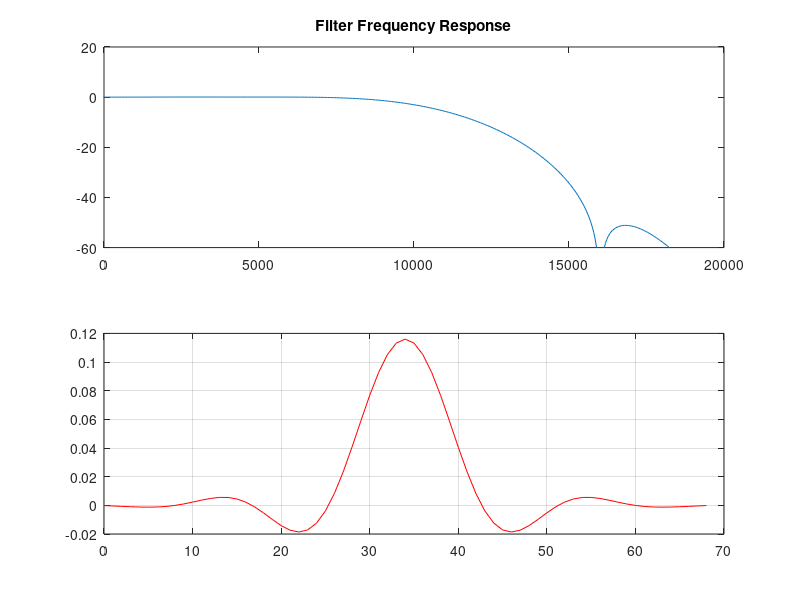
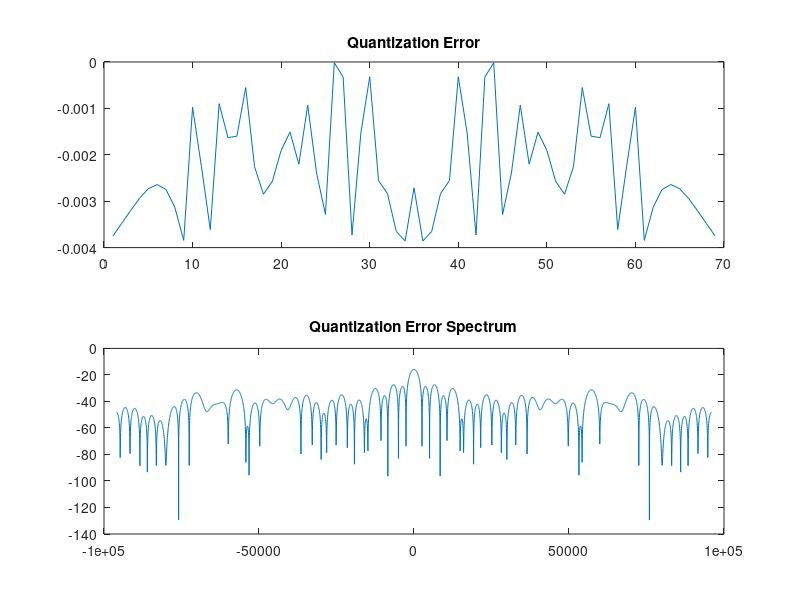
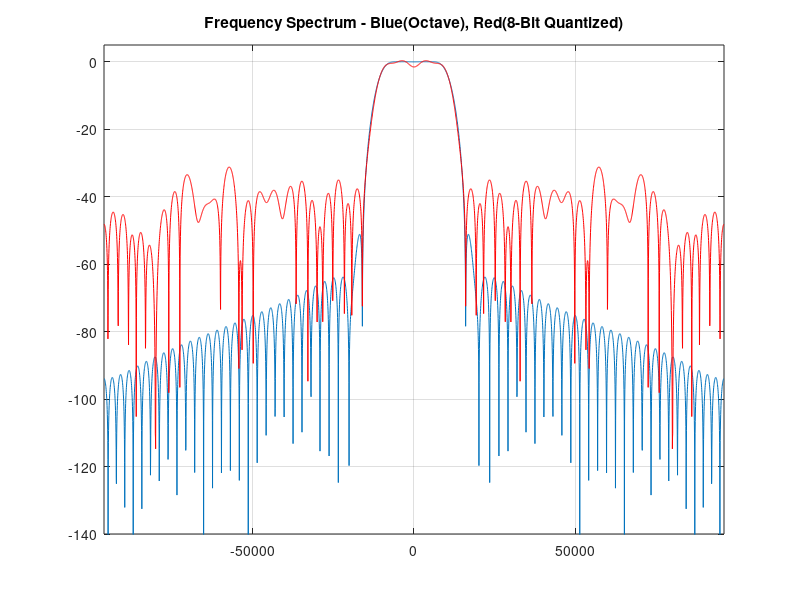
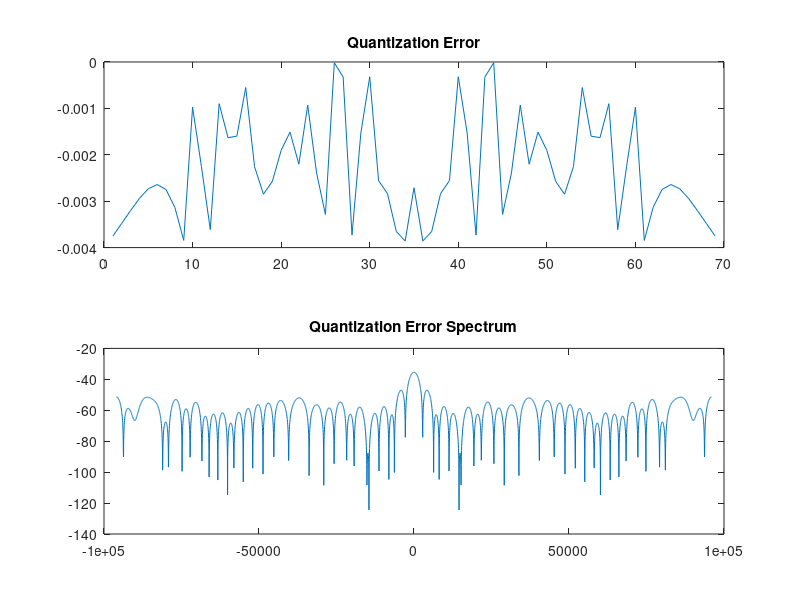

Here is the MATLAB script that generated these plots, in order:
close all;
clear all;
clf;


f1 = 11200;
f2 = 15000;
delta_f = f2-f1;
Fs = 192000;
dB  = 30;
N = dB*Fs/(22*delta_f);

f =  [f1 ]/(Fs/2)
hc = fir1(round(N)-1, f,'low')
x=(-0.5:1/4096:0.5-1/4096)*Fs;
y=20*log10(abs(fftshift(fft(hc,4096))));
figure
subplot(211)
plot(x,y)
axis([0 20000 -60 20])
title('Filter Frequency Response')
subplot(212)
plot(0:1:N,hc,'color','red')
grid on
%quantized coefficients error
%8-bit case
h_q1 = floor(hc*2^8)/2^8;
q1 = h_q1 - hc;
figure
subplot(211)
plot(q1)
title('Quantization Error')
subplot(212)
plot((-0.5:1/4096:0.5-1/4096)*Fs,20*log10(abs(fftshift(fft(q1,4096)))))
title('Quantization Error Spectrum')

figure
plot((-0.5:1/4096:0.5-1/4096)*Fs,20*log10(abs(fftshift(fft(hc,4096)))))
hold on
plot((-0.5:1/4096:0.5-1/4096)*Fs,20*log10(abs(fftshift(fft(h_q1,4096)))),'color','r')
grid on
axis([-Fs/2 Fs/2 -140 5])
title('Frequency Spectrum - Blue(Octave), Red(8-Bit Quantized)')

%% to min quantized error
%%%%%
h_scl = max(hc); %this is the key to min quantized error
%%%%%

h_q2 = floor((hc/h_scl)*2^8)/2^8;
q2 = h_scl *h_q2 - hc;

h_q2 = h_q2/sum(h_q2);
figure
subplot(211)
plot(q1)
title('Quantization Error')
subplot(212)
plot((-0.5:1/4096:0.5-1/4096)*Fs,20*log10(abs(fftshift(fft(q2,4096)))))
title('Quantization Error Spectrum')

figure
plot((-0.5:1/4096:0.5-1/4096)*Fs,20*log10(abs(fftshift(fft(hc,4096)))))
hold on
plot((-0.5:1/4096:0.5-1/4096)*Fs,20*log10(abs(fftshift(fft(h_q2,4096)))),'color','r')
grid on
axis([-Fs/2 Fs/2 -140 5])
title('Frequency Spectrum W/ Scaling - Blue(Octave), Red(8-Bit Quantized)')